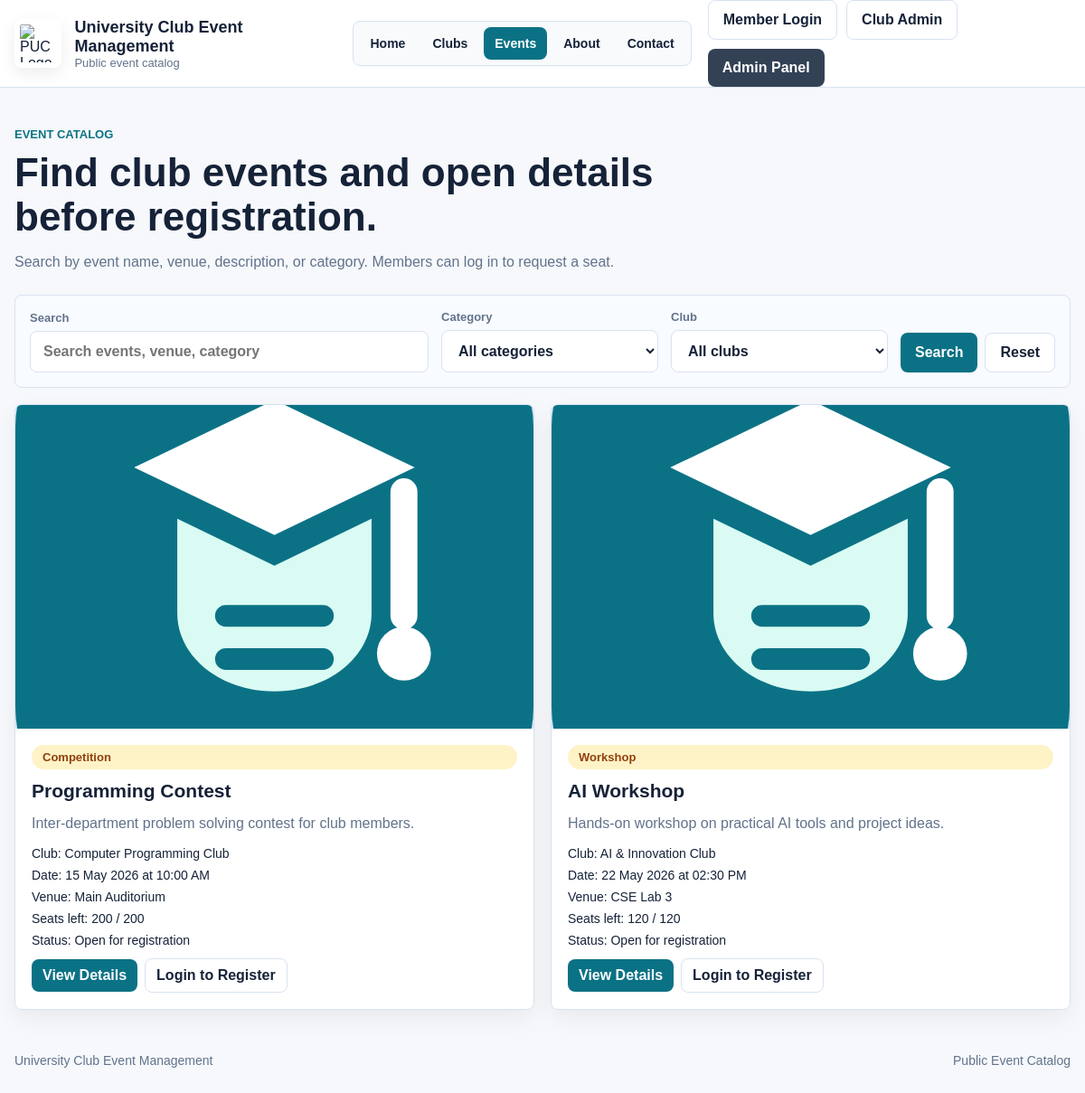
Screenshot of /events.php with the database file from the repository.
### tables this page shows
CREATE TABLE IF NOT EXISTS events (
    event_id INT AUTO_INCREMENT PRIMARY KEY,
    club_id INT DEFAULT NULL,
    title VARCHAR(200) NOT NULL,
    description TEXT,
    image_path VARCHAR(255) DEFAULT NULL,
    category VARCHAR(80) DEFAULT 'General',
    event_date DATE NOT NULL,
    event_time TIME DEFAULT NULL,
    registration_deadline DATE DEFAULT NULL,
    venue VARCHAR(150) NOT NULL,
    capacity INT NOT NULL,
    created_by INT DEFAULT NULL,
    created_by_club_admin INT DEFAULT NULL,
    created_at TIMESTAMP DEFAULT CURRENT_TIMESTAMP,
    CONSTRAINT chk_events_capacity CHECK (capacity > 0 AND capacity <= 500),
    CONSTRAINT fk_events_club FOREIGN KEY (club_id) REFERENCES clubs(club_id) ON DELETE SET NULL,
    CONSTRAINT fk_events_admin FOREIGN KEY (created_by) REFERENCES admins(admin_id) ON DELETE SET NULL,
    CONSTRAINT fk_events_club_admin FOREIGN KEY (created_by_club_admin) REFERENCES club_admins(club_admin_id) ON DELETE SET NULL
);

CREATE TABLE IF NOT EXISTS clubs (
    club_id INT AUTO_INCREMENT PRIMARY KEY,
    name VARCHAR(150) NOT NULL UNIQUE,
    category VARCHAR(80) DEFAULT 'General',
    advisor_name VARCHAR(120) DEFAULT NULL,
    advisor_email VARCHAR(120) DEFAULT NULL,
    description TEXT,
    logo_path VARCHAR(255) DEFAULT 'assets/images/club_logo.svg',
    status ENUM('active', 'inactive') DEFAULT 'active',
    created_at TIMESTAMP DEFAULT CURRENT_TIMESTAMP
);

### backend/db.php (called while the page is built, shortened)
<?php
function e(string $value): string
{
    return htmlspecialchars($value, ENT_QUOTES, 'UTF-8');
}
function registrationDeadlineOpen(?string $deadline): bool
{
    return strtotime($deadline . ' 23:59:59') >= time();
}
function eventImageUrl(?string $path, string $prefix = ''): string
{
    $cleanPath = trim((string) $path);
    if ($cleanPath !== '') {
        return e($prefix . ltrim($cleanPath, '/'));
    }
    return e($prefix . 'assets/images/club_logo.svg');
}

### events.php (the view, shortened to what this page needs)
<?php
require_once __DIR__ . '/backend/db.php';
$search = trim($_GET['search'] ?? '');
$categoryFilter = trim($_GET['category'] ?? '');
$clubFilter = (int) ($_GET['club_id'] ?? 0);
$searchLike = '%' . $search . '%';
$eventsStmt = $conn->prepare(
    'SELECT e.event_id, e.title, e.description, e.image_path, e.category, e.event_date, e.event_time,
            e.registration_deadline, e.venue, e.capacity, c.name AS club_name,
            COUNT(CASE WHEN r.status IN ("pending", "approved") THEN 1 END) AS total_registered
     FROM events e
     LEFT JOIN clubs c ON c.club_id = e.club_id
     LEFT JOIN registrations r ON r.event_id = e.event_id
     WHERE (? = "" OR e.title LIKE ? OR e.description LIKE ? OR e.venue LIKE ? OR e.category LIKE ?)
       AND (? = "" OR e.category = ?)
       AND (? = 0 OR e.club_id = ?)
     GROUP BY e.event_id, e.title, e.description, e.image_path, e.category, e.event_date,
              e.event_time, e.registration_deadline, e.venue, e.capacity, c.name
     ORDER BY e.event_date ASC'
);
$eventsStmt->bind_param(
    'sssssssii',
    $search,
    $searchLike,
    $searchLike,
    $searchLike,
    $searchLike,
    $categoryFilter,
    $categoryFilter,
    $clubFilter,
    $clubFilter
);
$eventsStmt->execute();
$events = $eventsStmt->get_result();
?>
<!DOCTYPE html>
<html lang="en">
<head>
    <link rel="stylesheet" href="student/style.css">
</head>
<body class="website-body">
    <header class="site-header">
        <div class="site-shell site-header-inner">
            <a class="brand-row site-brand" href="index.php">
                <img src="assets/images/puc_logo.png" alt="PUC Logo" class="brand-logo">
                <div class="brand-copy">
                    <strong>University Club Event Management</strong>
                    <span>Public event catalog</span>
                </div>
            </a>
            <nav class="site-menu" aria-label="Main navigation">
                <a href="index.php">Home</a>
                <a href="clubs.php">Clubs</a>
                <a href="events.php" class="active">Events</a>
                <a href="about.php">About</a>
                <a href="contact.php">Contact</a>
            </nav>
            <div class="nav-actions">
                <a class="button-link ghost" href="student/login.php">Member Login</a>
                <a class="button-link ghost" href="club-admin/login.php">Club Admin</a>
                <a class="button-link secondary" href="admin/admin-login.php">Admin Panel</a>
            </div>
        </div>
    </header>
    <main class="site-shell page-main">
        <section class="page-title">
            <p class="eyebrow">Event Catalog</p>
            <h1>Find club events and open details before registration.</h1>
            <p class="muted">Search by event name, venue, description, or category. Members can log in to request a seat.</p>
        </section>
        <form method="get" class="filter-bar public-filter">
            <label>
                <span>Search</span>
                <input type="search" name="search" value="<?= e($search); ?>" placeholder="Search events, venue, category">
            </label>
            <label>
                <span>Category</span>
                <select name="category">
                    <option value="">All categories</option>
                </select>
            </label>
            <label>
                <span>Club</span>
                <select name="club_id">
                    <option value="0">All clubs</option>
                </select>
            </label>
            <div class="filter-actions">
                <button type="submit">Search</button>
                <a class="button-link ghost" href="events.php">Reset</a>
            </div>
        </form>
        <section class="showcase-grid">
            <?php if (!$events || $events->num_rows === 0): ?>
                <div class="empty-state">No events matched your search.</div>
            <?php else: ?>
                <?php while ($event = $events->fetch_assoc()): ?>
                    <?php
                    $remaining = max((int) $event['capacity'] - (int) $event['total_registered'], 0);
                    $isOpen = registrationDeadlineOpen($event['registration_deadline'] ?? null);
                    ?>
                    <article class="event-media-card">
                        <div class="event-thumb">
                            <img src="<?= eventImageUrl($event['image_path']); ?>" alt="<?= e($event['title']); ?>">
                        </div>
                        <div class="event-body">
                            <span class="status-badge status-pending"><?= e($event['category']); ?></span>
                            <h3><?= e($event['title']); ?></h3>
                            <p><?= e($event['description'] ?: 'Event details will be updated soon.'); ?></p>
                            <div class="meta-list">
                                <span>Club: <?= e($event['club_name'] ?: 'Unassigned'); ?></span>
                                <span>Date: <?= e(date('d M Y', strtotime($event['event_date']))); ?><?= $event['event_time'] ? ' at ' . e(date('h:i A', strtotime($event['event_time']))) : ''; ?></span>
                                <span>Venue: <?= e($event['venue']); ?></span>
                                <span>Seats left: <?= e((string) $remaining); ?> / <?= e((string) $event['capacity']); ?></span>
                                <span>Status: <?= $isOpen && $remaining > 0 ? 'Open for registration' : 'Registration closed'; ?></span>
                            </div>
                            <div class="table-actions">
                                <a class="button-link small-btn" href="event-details.php?id=<?= e((string) $event['event_id']); ?>">View Details</a>
                                <a class="button-link ghost small-btn" href="student/login.php">Login to Register</a>
                            </div>
                        </div>
                    </article>
                <?php endwhile; ?>
            <?php endif; ?>
        </section>
    </main>
    <footer class="footer-band website-footer">
        <div class="site-shell">
            <span>University Club Event Management</span>
            <span>Public Event Catalog</span>
        </div>
    </footer>
</body>
</html>

### rows the page displays
events: image_path (picture), category "Competition", title "Programming Contest", description "Inter-department problem solving contest for club members.", club.name "Computer Programming Club", event_date "15 May 2026", event_time "10:00 AM", venue "Main Auditorium", capacity "200", registration_deadline "Open for registration"
events: image_path (picture), category "Workshop", title "AI Workshop", description "Hands-on workshop on practical AI tools and project ideas.", club.name "AI & Innovation Club", event_date "22 May 2026", event_time "02:30 PM", venue "CSE Lab 3", capacity "120", registration_deadline "Open for registration"
